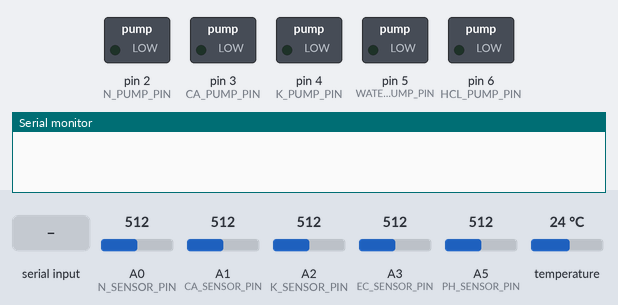
Bench run of a sketch on a simulated Arduino Uno, built with avr-gcc and run on an emulated ATmega328P. Parts: switched loads named in the sketch (green lamp = pin HIGH), the last lines printed to the serial monitor. The inputs (shaded band) are chosen by the test bench; at power-on: A0 (N_SENSOR_PIN) = 512, A1 (CA_SENSOR_PIN) = 512, A2 (K_SENSOR_PIN) = 512, A5 (PH_SENSOR_PIN) = 512, A3 (EC_SENSOR_PIN) = 512, temperature 24 °C.

Above: at 0.1 s.
At 1.5 s:
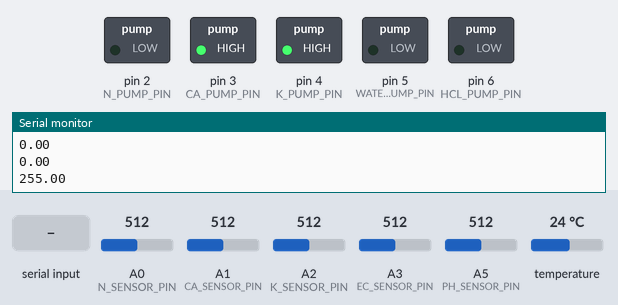
1.6 s: A0 (N_SENSOR_PIN) set to 30
14.3 s: A1 (CA_SENSOR_PIN) set to 30
27.0 s: A2 (K_SENSOR_PIN) set to 30
39.7 s: A5 (PH_SENSOR_PIN) set to 30
52.4 s: "R" received over Serial
60.1 s: "90,45\n" received over Serial
Timing chart, 0 to 63.1 s (numbered marks = the images above; inputs shaded):
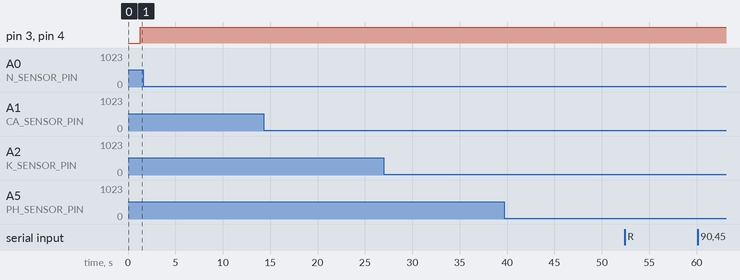

The sketch:

RehydratePID.ino
```cpp
// (licence header left out)
/* --- Libraries --- */
#include "RunningMedian.h"
#include "DallasTemperature.h"
#include "OneWire.h"
#include "stdio.h"
#include "PID_v1.h"

/* --- Constants --- */
const boolean VERBOSE = true;

// I/O Pins
const int N_PUMP_PIN = 2;
const int CA_PUMP_PIN = 3;
const int K_PUMP_PIN = 4;
const int WATER_PUMP_PIN = 5;
const int HCL_PUMP_PIN = 6;

// Analog Sensors
const int N_SENSOR_PIN = A0;
const int CA_SENSOR_PIN = A1;
const int K_SENSOR_PIN = A2;
const int EC_SENSOR_PIN = A3;
const int TEMP_SENSOR_PIN = A4;
const int PH_SENSOR_PIN = A5;

// Constants
const int CHARS = 8;
const int BUFF_SIZE = 128;
const int READ_WAIT = 20;
const int INTERVAL = 5000; // standardized delay between readings/adjustments
const int SAMPLES = 20;
const int BAUD = 9600;
const int PRECISION = 2; // number of decimal places
const int DIGITS = 6; // number of digits
const int PH_DEFAULT = 512; // raw bit value at ideal pH
const int EC_DEFAULT = 512; // raw bit value at ideal EC
const int CA_DEFAULT = 512; // raw bit value at ideal Ca
const int N_DEFAULT = 512; // raw bit value at ideal N
const int K_DEFAULT = 512; // raw bit value at ideal K

// PID Values
float N_P = 1.0, N_I = 0.0, N_D = 0.0;
float Ca_P = 1.0, Ca_I = 0.0, Ca_D = 0.0;
float K_P = 1.0, K_I = 0.0, K_D = 0.0;
float EC_P = 1.0, EC_I = 0.0, EC_D = 0.0;
float pH_P = 1.0, pH_I = 0.0, pH_D = 0.0;

/* --- Variables --- */
OneWire oneWire(TEMP_SENSOR_PIN);
DallasTemperature temperature(&oneWire);
char pH[CHARS];
char EC[CHARS];
char N[CHARS];
char Ca[CHARS];
char K[CHARS];
char temp[CHARS];
char output_buffer[BUFF_SIZE];
double N_set, N_in, N_out;
PID N_pid(&N_in, &N_out, &N_set, N_P, N_I, N_D, DIRECT);
double Ca_set, Ca_in, Ca_out;
PID Ca_pid(&Ca_in, &Ca_out, &Ca_set, Ca_P, Ca_I, Ca_D, DIRECT);
double K_set, K_in, K_out;
PID K_pid(&K_in, &K_out, &K_set, K_P, K_I, K_D, DIRECT);
double EC_set, EC_in, EC_out;
PID EC_pid(&EC_in, &EC_out, &EC_set, EC_P, EC_I, EC_D, DIRECT);
double pH_set, pH_in, pH_out;
PID pH_pid(&pH_in, &pH_out, &pH_set, pH_P, pH_I, pH_D, DIRECT);
RunningMedian N_samples = RunningMedian(SAMPLES);
RunningMedian Ca_samples = RunningMedian(SAMPLES);
RunningMedian K_samples = RunningMedian(SAMPLES);

/* --- Setup --- */
void setup() {

  // Initialize Pump Control Pins (Digital)
  pinMode(N_PUMP_PIN, OUTPUT);
  pinMode(CA_PUMP_PIN, OUTPUT);
  pinMode(K_PUMP_PIN, OUTPUT);
  pinMode(WATER_PUMP_PIN, OUTPUT);
  pinMode(HCL_PUMP_PIN, OUTPUT);

  // Initialize Sensor Input Pins (Analog)
  pinMode(N_SENSOR_PIN, INPUT);
  pinMode(CA_SENSOR_PIN, INPUT);
  pinMode(PH_SENSOR_PIN, INPUT);
  pinMode(K_SENSOR_PIN, INPUT);
  pinMode(EC_SENSOR_PIN, INPUT);
  pinMode(TEMP_SENSOR_PIN, INPUT);

  // Turn the PID on
  N_set = N_DEFAULT;
  Ca_set = CA_DEFAULT;
  K_set = K_DEFAULT;
  EC_set = EC_DEFAULT;
  pH_set = PH_DEFAULT;
  N_pid.SetMode(AUTOMATIC);
  Ca_pid.SetMode(AUTOMATIC);
  K_pid.SetMode(AUTOMATIC);
  EC_pid.SetMode(AUTOMATIC);
  pH_pid.SetMode(AUTOMATIC);

  // Start Temperature Sensors
  temperature.begin();

  // Start Serial
  Serial.begin(BAUD);
}

/* --- Loop --- */
void loop() {
  read_sensors();
  check_queue();
  control_pumps();
  wait();
}

/* --- Read Sensors --- */
// Collects data and sends it to node.
void read_sensors() {
  dtostrf(test_temperature(), DIGITS, PRECISION, temp);
  dtostrf(test_acidity(), DIGITS, PRECISION, pH);
  dtostrf(test_conductivity(), DIGITS, PRECISION, EC);
  dtostrf(test_nitrogen(), DIGITS, PRECISION, N);
  dtostrf(test_calcium(), DIGITS,PRECISION, Ca);
  dtostrf(test_potassium(), DIGITS, PRECISION, K);
  sprintf(output_buffer, "{'pH':%s,'EC':%s,'temp':%s,'N':%s,'Ca':%s,'K':%s}",pH,EC,temp,N,Ca,K); // concatenate message string
  Serial.println(output_buffer);
  Serial.flush();
}

/* --- Check Queue --- */
// Receives command from node and executes response.
void check_queue() {
  if (Serial.available()) {

    // TODO: This section should include parse failure handling
    char command = Serial.read();
    int set_point = Serial.parseInt();
    if (VERBOSE) {
      Serial.println(set_point);
      Serial.println(command);
    }

    // Switch structure for setpoint of which nutrient
    switch(command) {
      case 'N':
        N_set = set_point;
        break;
      case 'C':
        Ca_set = set_point;
        break;
      case 'K':
        K_set = set_point;
        break;
      case 'E':
        EC_set = set_point;
        break;
      case 'P':
        pH_set = set_point;
        break;
      case 'R':
        N_set = N_DEFAULT;
        Ca_set = CA_DEFAULT;
        K_set = K_DEFAULT;
        EC_set = EC_DEFAULT;
        pH_set = PH_DEFAULT;
        break;
      default:
        break;
    }
  Serial.flush();
  }
}

/* --- Control Pumps --- */
// Calculate PID values and control pumps
void control_pumps() {

  // Compute PID
  N_pid.Compute();
  Ca_pid.Compute();
  K_pid.Compute();
  pH_pid.Compute();
  EC_pid.Compute();

  if (VERBOSE) {
    Serial.println(N_out);
    Serial.println(Ca_out);
    Serial.println(K_out);
    Serial.println(pH_out);
    Serial.println(EC_out);
  }

  /* --- Nutrient Application Decision Tree --- */
  if (N_out > N_set) {
    digitalWrite(N_PUMP_PIN, HIGH);   // Add Nitrogen Solution
  }
  else if (N_out < N_set) {
    digitalWrite(N_PUMP_PIN, LOW);
  }

  if (Ca_out > Ca_set) {
    digitalWrite(CA_PUMP_PIN, LOW);
  }
  else if (Ca_out < Ca_set) {
    digitalWrite(CA_PUMP_PIN, HIGH);  // Add Calcium Solution
  }

  if (K_out > K_set) {
    digitalWrite(K_PUMP_PIN, LOW);
  }
  else if (K_out < K_set) {
    digitalWrite(K_PUMP_PIN, HIGH); // Potassium Solution
  }

  if (EC_out > EC_set) {
    digitalWrite(WATER_PUMP_PIN, HIGH);  // Add Water
  }
  else if (EC_out < EC_set) {
    digitalWrite(WATER_PUMP_PIN, LOW);
  }

  if (pH_out > pH_set) {
    digitalWrite(HCL_PUMP_PIN, HIGH);  // Add HCL Solution
  }
  else if (pH_out < pH_set) {
    digitalWrite(HCL_PUMP_PIN, LOW);
  }
}

/* --- Test Temperature --- */
float test_temperature() {
  float val = 0;
  temperature.requestTemperatures();
  val = temperature.getTempCByIndex(0);
  return val;
}

/* --- Test pH --- */
float test_acidity() {
  long reading = 0;
  for(int i = 0; i < SAMPLES; i++) {
    reading += analogRead(PH_SENSOR_PIN);
  }
  float val = reading / SAMPLES;
  pH_in = double(val); // #! Side effect
  return val;
}

/* --- Test EC --- */
float test_conductivity() {
  long reading = 0;
  for(int i = 0; i < SAMPLES; i++) { // sample 100 times
    reading += analogRead(EC_SENSOR_PIN);
  }
  float val = 0; // reading / SAMPLES;
  EC_in = double(val); // #! Side effect
  return val;
}

/* --- Test (N) Nitrogen --- */
float test_nitrogen() {
  long reading = 0;
  for(int i = 0; i < SAMPLES; i++) { // sample 100 times
    reading = analogRead(N_SENSOR_PIN);
    N_samples.add(reading);
    delay(READ_WAIT);
  }
  float val = N_samples.getMedian();
  N_in = double(val); // #! Side effect
  return val;
}

/* --- Test (Ca) Calcium --- */
float test_calcium() {
  long reading = 0;
  for(int i = 0; i < SAMPLES; i++) { // sample 100 times
    reading = analogRead(CA_SENSOR_PIN);
    Ca_samples.add(reading);
  }
  float val = Ca_samples.getMedian();
  Ca_in = double(val); // #! Side effect
  return val;
}

/* --- Test (K) Potassium --- */
float test_potassium() {
  long reading = 0;
  for(int i = 0; i < SAMPLES; i++) { // sample 100 times
    reading += analogRead(K_SENSOR_PIN);
  }
  float val = reading / SAMPLES;
  K_in = double(val); // #! Side effect
  return val;
}

/* --- Wait --- */
void wait() {
  delay(INTERVAL);
}
```
